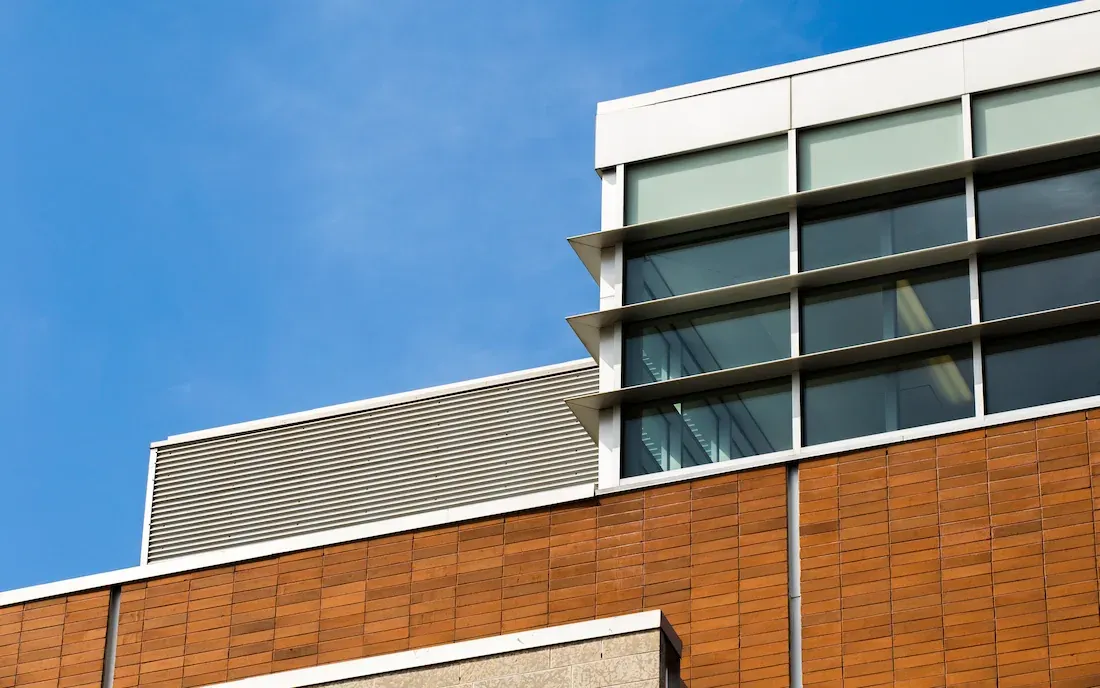
#> input picture modern-building-with-closed-windows.webp, 1100 x 688 px
$ python canny.py
#> lines starting #> are read from the running program, lines starting #| are printed output that depends on the picture; after the words box and inside, x2 and y2 are one past the last pixel; in counts of white or black regions, pixels touching at a corner belong together
import cv2
img=cv2.imread("modern-building-with-closed-windows.webp")
#> img is the input picture: shape (688, 1100, 3); mean B, G, R 142.6, 133.3, 121.9
#cv2.imshow('Original',img)
#cv2.waitKey(0)
img_gray=cv2.cvtColor(img,cv2.COLOR_BGR2GRAY)
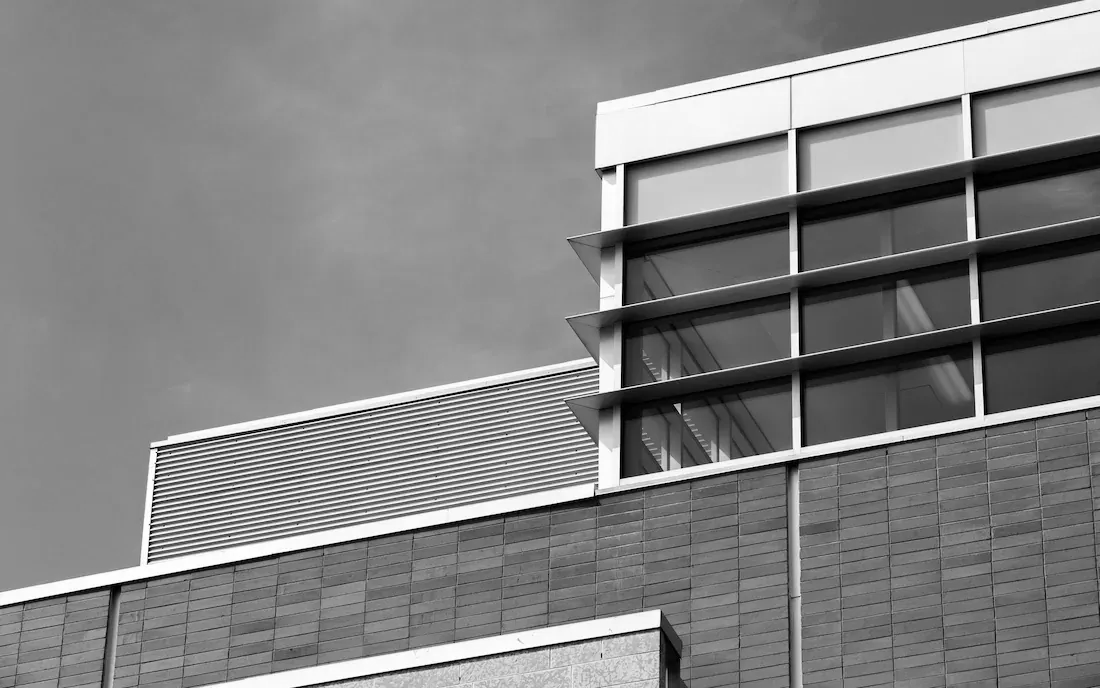
#> img_gray: shape (688, 1100); min 0, max 255, mean 130.9
img_blur=cv2.GaussianBlur(img_gray,(3,3),0)

#canny edge
edges1=cv2.Canny(image=img_blur,threshold1=20,threshold2=30)
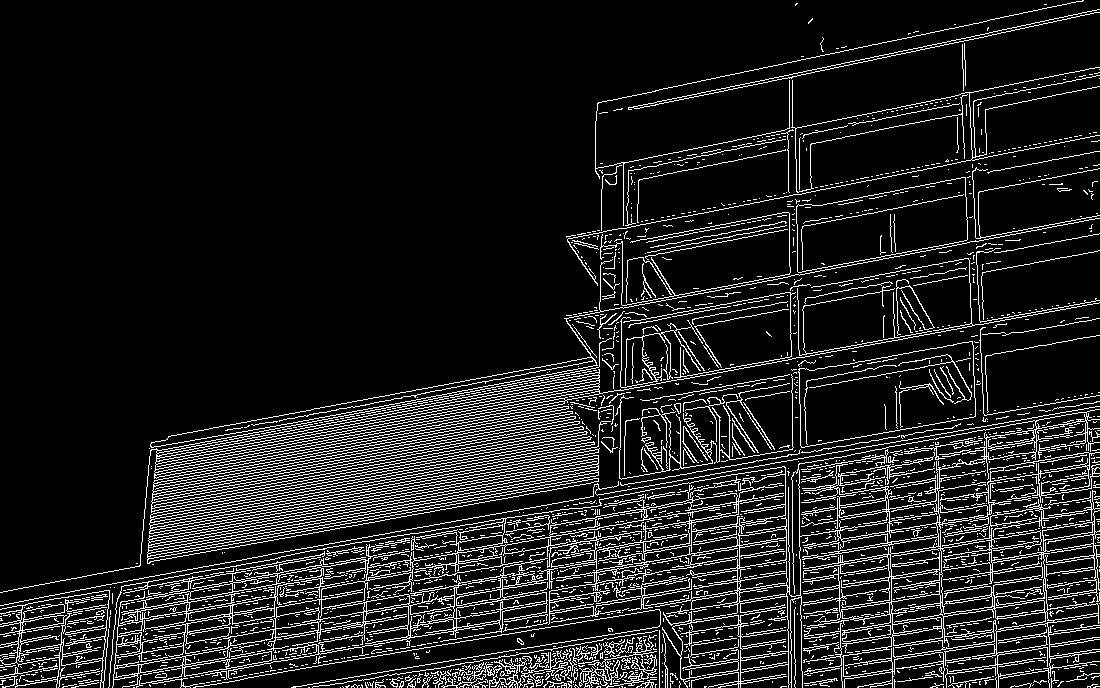
#> edges1: shape (688, 1100); 11.4% white in thin lines or dots
edges2=cv2.Canny(image=img_blur,threshold1=100,threshold2=200)
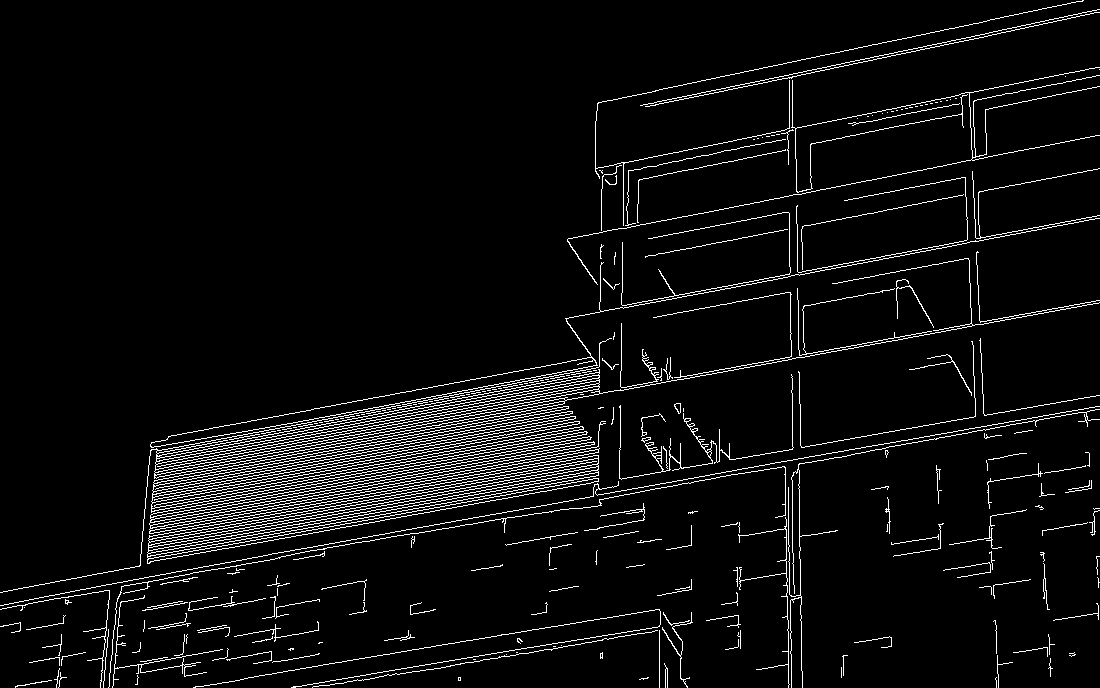
#> edges2: shape (688, 1100); 5.2% white in thin lines or dots
cv2.imshow('Canny edge detection with threshold of 50 & 100',edges1)
cv2.imshow('Canny edge detection with threshold of 100 & 200',edges2)
cv2.waitKey(0)

cv2.destroyAllWindows()

$ run again, with image.webp copied over modern-building-with-closed-windows.webp
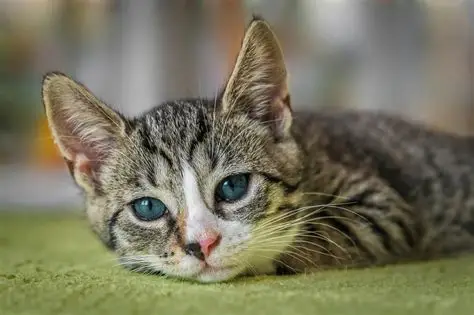
#> input picture image.webp, 474 x 315 px
#> img is the input picture: shape (315, 474, 3); mean B, G, R 93.4, 116.3, 119.3
#> `edges1=cv2.Canny(image=img_blur,threshold1=20,threshold2=30)`:
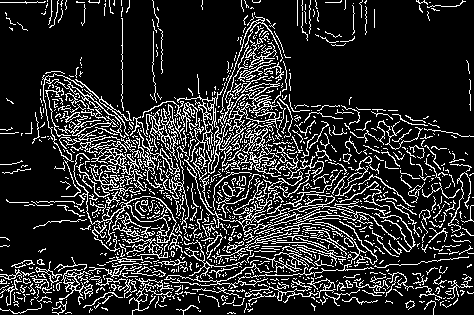
#> edges1: shape (315, 474); 17% white in thin lines or dots
#> `edges2=cv2.Canny(image=img_blur,threshold1=100,threshold2=200)`:
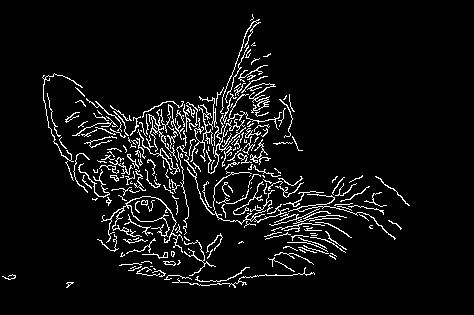
#> edges2: shape (315, 474); 6.1% white in thin lines or dots, all inside (x1, y1, x2, y2) = (2, 14, 410, 288)

$ run again, with J13Wn.jpg saved as modern-building-with-closed-windows.webp
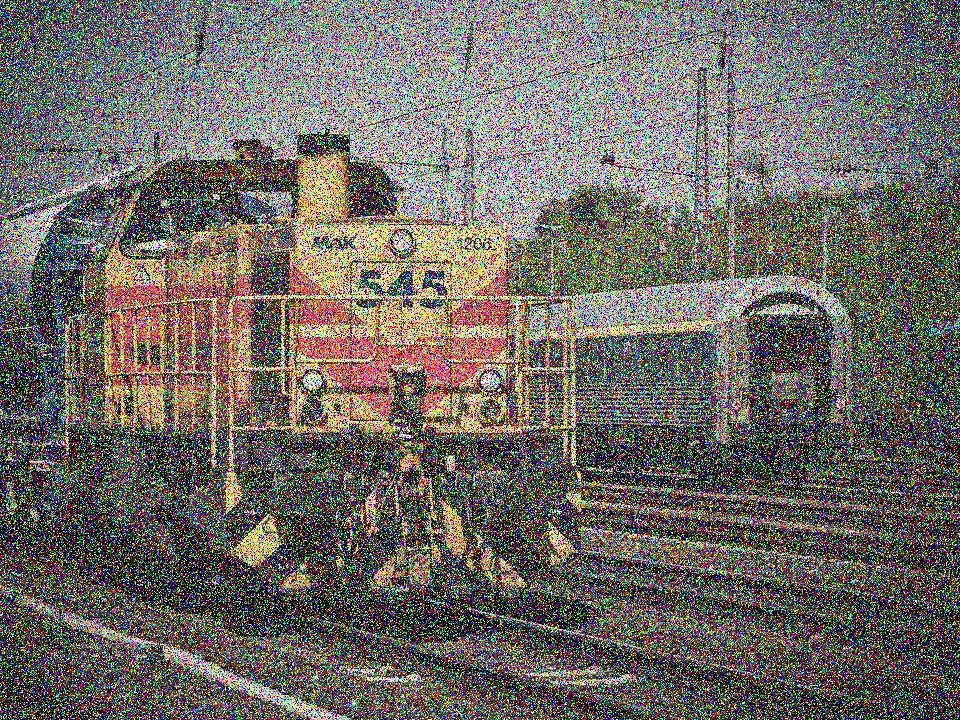
#> input picture J13Wn.jpg, 960 x 720 px
#> img is the input picture: shape (720, 960, 3); mean B, G, R 102.2, 106.4, 112
#> `edges1=cv2.Canny(image=img_blur,threshold1=20,threshold2=30)`:
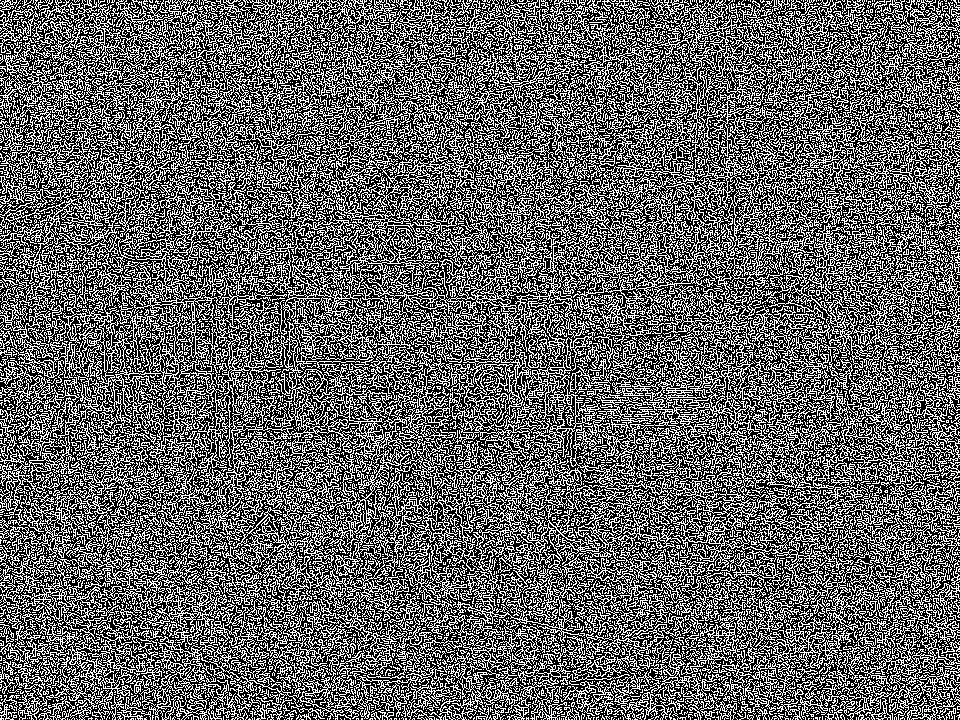
#> edges1: shape (720, 960); 39.3% white in thin lines or dots
#> `edges2=cv2.Canny(image=img_blur,threshold1=100,threshold2=200)`:
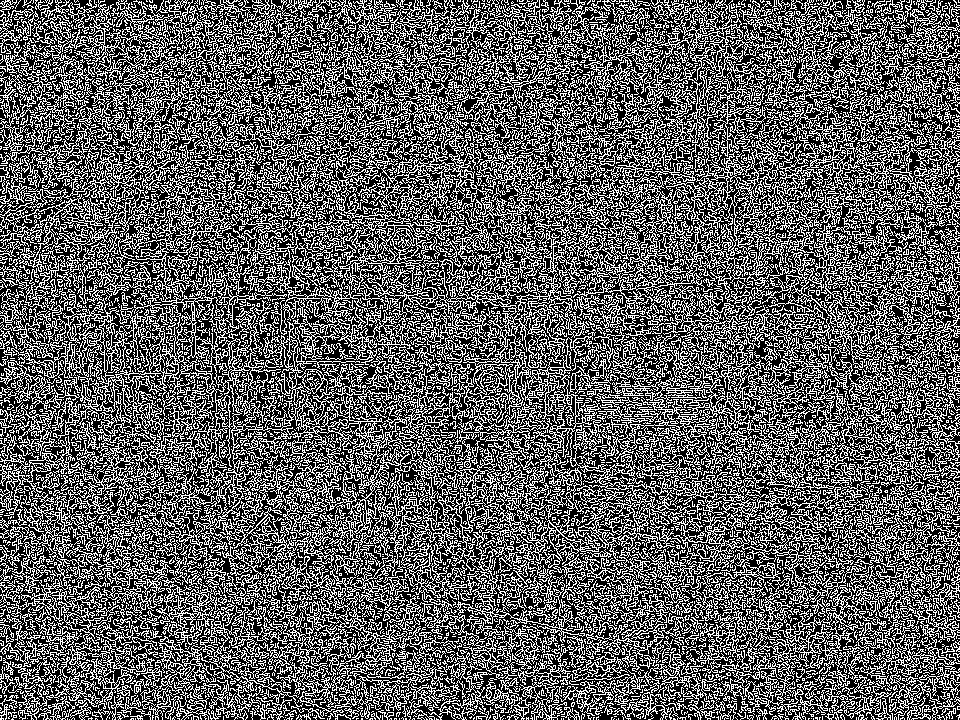
#> edges2: shape (720, 960); 37.1% white in thin lines or dots
